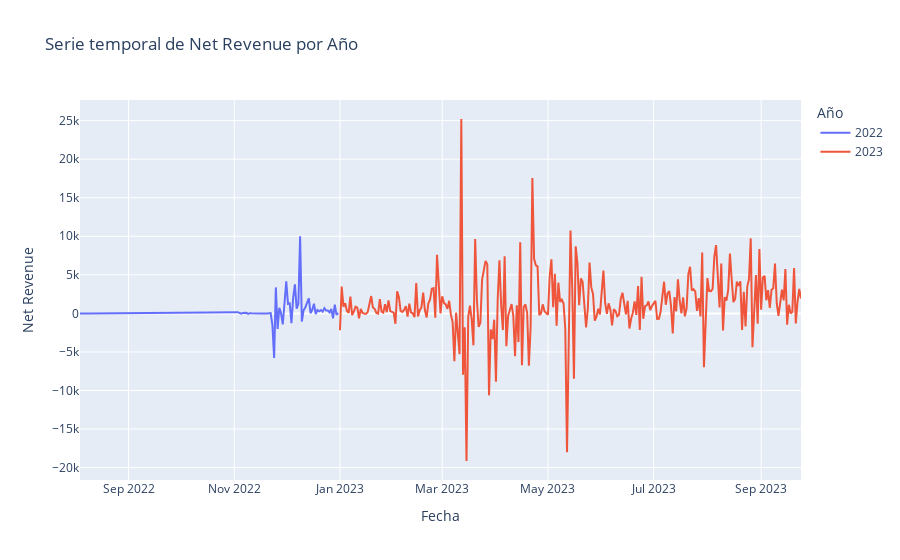
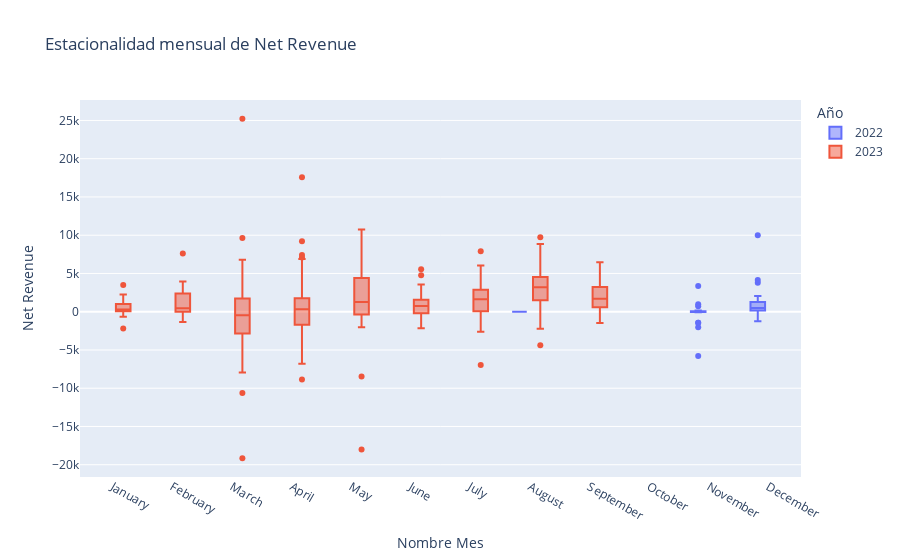

Notebook source saved alongside these figures, in order:
### Code cell
# Definir df como alias corto para el agrupado
df = df_assetment_agrupado

# Agregar columnas temporales
df = agregar_dimensiones_temporales(df)

# Serie temporal y estacionalidad
graficar_series_por_anio(df, 'Net Revenue')
boxplot_estacional_mensual(df, 'Net Revenue')

### Figure 1 — Plotly figure (JSON) as saved in the notebook; plotly's stock layout.template omitted (floating-point values rounded to 4 significant figures; data arrays with more than 128 entries replaced by an {"elided": "..."} marker saying what was removed)
{"data": [{"hovertemplate": "Año=2022<br>Fecha=%{x}<br>Net Revenue=%{y}<extra></extra>", "legendgroup": "2022", "line": {"color": "#636efa", "dash": "solid"}, "marker": {"symbol": "circle"}, "mode": "lines", "name": "2022", "orientation": "v", "showlegend": true, "type": "scatter", "x": ["2022-08-04T00:00:00", "2022-08-08T00:00:00", "2022-08-09T00:00:00", "2022-11-03T00:00:00", "2022-11-04T00:00:00", "2022-11-05T00:00:00", "2022-11-06T00:00:00", "2022-11-08T00:00:00", "2022-11-09T00:00:00", "2022-11-10T00:00:00", "2022-11-11T00:00:00", "2022-11-12T00:00:00", "2022-11-13T00:00:00", "2022-11-16T00:00:00", "2022-11-20T00:00:00", "2022-11-21T00:00:00", "2022-11-22T00:00:00", "2022-11-23T00:00:00", "2022-11-24T00:00:00", "2022-11-25T00:00:00", "2022-11-26T00:00:00", "2022-11-27T00:00:00", "2022-11-28T00:00:00", "2022-11-29T00:00:00", "2022-11-30T00:00:00", "2022-12-01T00:00:00", "2022-12-02T00:00:00", "2022-12-03T00:00:00", "2022-12-04T00:00:00", "2022-12-05T00:00:00", "2022-12-06T00:00:00", "2022-12-07T00:00:00", "2022-12-08T00:00:00", "2022-12-09T00:00:00", "2022-12-10T00:00:00", "2022-12-11T00:00:00", "2022-12-12T00:00:00", "2022-12-13T00:00:00", "2022-12-14T00:00:00", "2022-12-15T00:00:00", "2022-12-16T00:00:00", "2022-12-17T00:00:00", "2022-12-18T00:00:00", "2022-12-19T00:00:00", "2022-12-20T00:00:00", "2022-12-21T00:00:00", "2022-12-22T00:00:00", "2022-12-23T00:00:00", "2022-12-24T00:00:00", "2022-12-25T00:00:00", "2022-12-26T00:00:00", "2022-12-27T00:00:00", "2022-12-28T00:00:00", "2022-12-29T00:00:00", "2022-12-30T00:00:00", "2022-12-31T00:00:00"], "xaxis": "x", "y": [0, 0, 0, 160.5, 6.68, -38.26, 66.09, 78.18, -66.36, 31.97, 14.39, 24.1, 14.03, 0, -4.84, -32.39, 36.53, -1444.0, -5773.0, 3372.0, -2027.0, 717.0, 7.53, -1435.0, 965.4, 4145.0, 1239.0, 1305.0, -1252.0, 2049.0, 3772.0, 616.1, 1258.0, 9999.0, -1060.0, 409.6, 771.7, 1393.0, 1967.0, 24.42, 472.6, 1256.0, -80.28, 432.2, 278.9, 426.9, 227.9, 684.9, 366.2, 384.1, 125.2, 565.1, -648.3, 1146.0, -187.3, 55.44], "yaxis": "y"}, {"hovertemplate": "Año=2023<br>Fecha=%{x}<br>Net Revenue=%{y}<extra></extra>", "legendgroup": "2023", "line": {"color": "#EF553B", "dash": "solid"}, "marker": {"symbol": "circle"}, "mode": "lines", "name": "2023", "orientation": "v", "showlegend": true, "type": "scatter", "x": {"elided": "267 str values"}, "xaxis": "x", "y": {"elided": "267 float values"}, "yaxis": "y"}], "layout": {"legend": {"title": {"text": "Año"}, "tracegroupgap": 0}, "title": {"text": "Serie temporal de Net Revenue por Año"}, "xaxis": {"anchor": "y", "domain": [0, 1], "title": {"text": "Fecha"}}, "yaxis": {"anchor": "x", "domain": [0, 1], "title": {"text": "Net Revenue"}}}}

### Figure 2 — Plotly figure (JSON) as saved in the notebook; plotly's stock layout.template omitted (floating-point values rounded to 4 significant figures; data arrays with more than 128 entries replaced by an {"elided": "..."} marker saying what was removed)
{"data": [{"alignmentgroup": "True", "hovertemplate": "Año=2022<br>Nombre Mes=%{x}<br>Net Revenue=%{y}<extra></extra>", "legendgroup": "2022", "marker": {"color": "#636efa"}, "name": "2022", "notched": false, "offsetgroup": "2022", "orientation": "v", "showlegend": true, "type": "box", "x": ["August", "August", "August", "November", "November", "November", "November", "November", "November", "November", "November", "November", "November", "November", "November", "November", "November", "November", "November", "November", "November", "November", "November", "November", "November", "December", "December", "December", "December", "December", "December", "December", "December", "December", "December", "December", "December", "December", "December", "December", "December", "December", "December", "December", "December", "December", "December", "December", "December", "December", "December", "December", "December", "December", "December", "December"], "x0": " ", "xaxis": "x", "y": [0, 0, 0, 160.5, 6.68, -38.26, 66.09, 78.18, -66.36, 31.97, 14.39, 24.1, 14.03, 0, -4.84, -32.39, 36.53, -1444.0, -5773.0, 3372.0, -2027.0, 717.0, 7.53, -1435.0, 965.4, 4145.0, 1239.0, 1305.0, -1252.0, 2049.0, 3772.0, 616.1, 1258.0, 9999.0, -1060.0, 409.6, 771.7, 1393.0, 1967.0, 24.42, 472.6, 1256.0, -80.28, 432.2, 278.9, 426.9, 227.9, 684.9, 366.2, 384.1, 125.2, 565.1, -648.3, 1146.0, -187.3, 55.44], "y0": " ", "yaxis": "y"}, {"alignmentgroup": "True", "hovertemplate": "Año=2023<br>Nombre Mes=%{x}<br>Net Revenue=%{y}<extra></extra>", "legendgroup": "2023", "marker": {"color": "#EF553B"}, "name": "2023", "notched": false, "offsetgroup": "2023", "orientation": "v", "showlegend": true, "type": "box", "x": {"elided": "267 str values"}, "x0": " ", "xaxis": "x", "y": {"elided": "267 float values"}, "y0": " ", "yaxis": "y"}], "layout": {"boxmode": "group", "legend": {"title": {"text": "Año"}, "tracegroupgap": 0}, "title": {"text": "Estacionalidad mensual de Net Revenue"}, "xaxis": {"anchor": "y", "categoryarray": ["January", "February", "March", "April", "May", "June", "July", "August", "September", "October", "November", "December"], "categoryorder": "array", "domain": [0, 1], "title": {"text": "Nombre Mes"}}, "yaxis": {"anchor": "x", "domain": [0, 1], "title": {"text": "Net Revenue"}}}}
